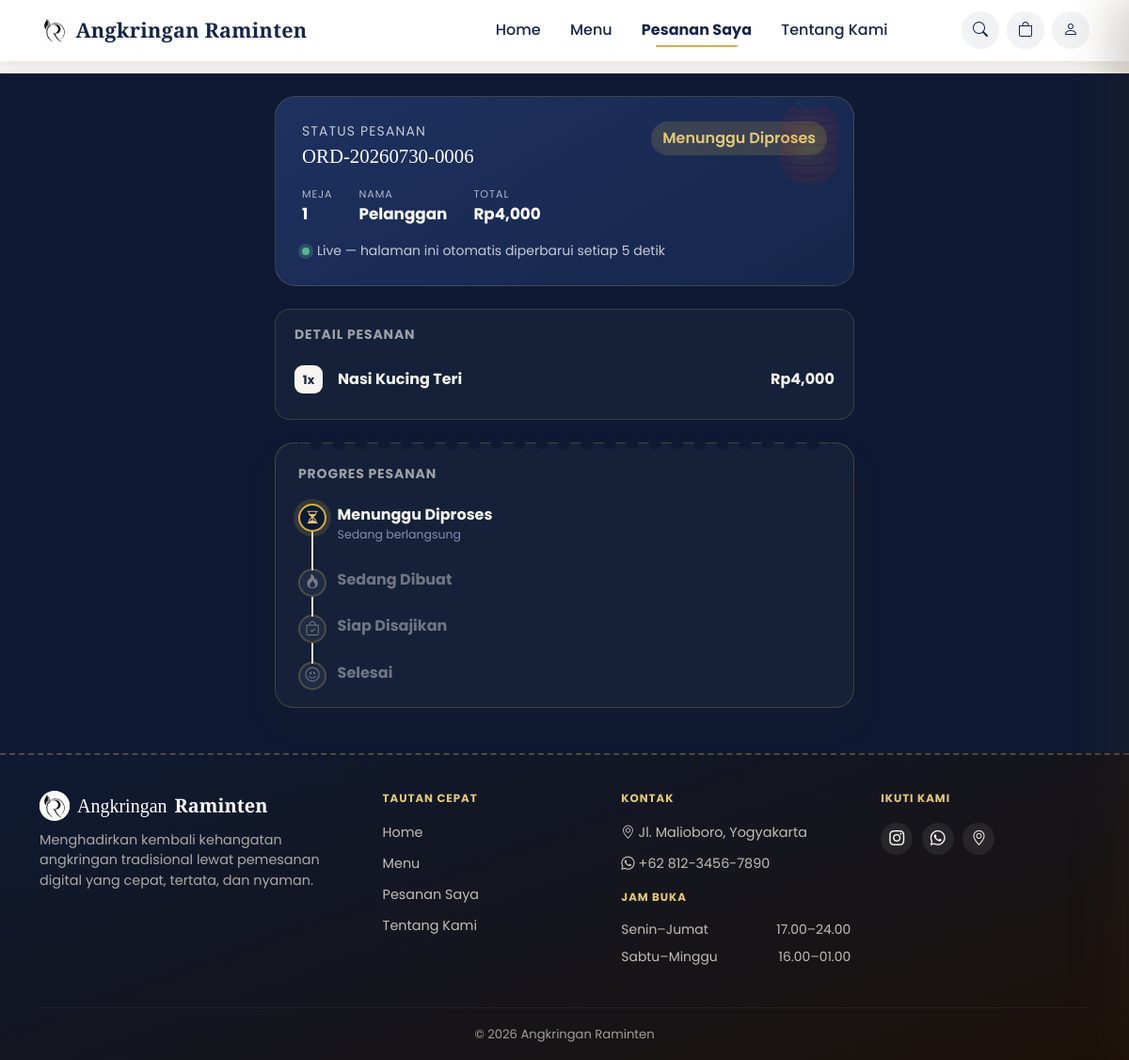
The app's page /status/6 with its own data.
### models/order.py (models this page shows, shortened)
class Order(db.Model):
    __tablename__ = "orders"
    id = db.Column(db.Integer, primary_key=True)
    order_number = db.Column(db.String(30), unique=True, nullable=True)
    table_id = db.Column(db.Integer, db.ForeignKey("tables.id"), nullable=True)
    table_number = db.Column(db.Integer, nullable=False)
    customer_name = db.Column(db.String(100), default="Pelanggan")
    customer_phone = db.Column(db.String(30), default="")
    note = db.Column(db.String(255), default="")
    _status = db.Column("status", db.String(30), default=STATUS_FLOW[0])
    _payment_status = db.Column("payment_status", db.String(20), default=PAYMENT_BELUM_DIBAYAR)
    payment_method = db.Column(db.String(20), default="QRIS")
    paid_at = db.Column(db.DateTime, nullable=True)
    created_at = db.Column(db.DateTime, default=datetime.utcnow)
    updated_at = db.Column(db.DateTime, default=datetime.utcnow, onupdate=datetime.utcnow)
    items = db.relationship("OrderItem", backref="order", lazy=True, cascade="all, delete-orphan")
    transaction = db.relationship("Transaction", backref="order", uselist=False, cascade="all, delete-orphan")
    @property
    def status(self):
        return self._status
    @status.setter
    def status(self, value):
        if value not in STATUS_FLOW:
            raise ValueError(f"Status pesanan '{value}' tidak valid.")
        self._status = value
        self.updated_at = datetime.utcnow()
    @property
    def payment_status(self):
        return self._payment_status
    @payment_status.setter
    def payment_status(self, value):
        if value not in PAYMENT_STATUS_FLOW:
            raise ValueError(f"Status pembayaran '{value}' tidak valid.")
        self._payment_status = value
    @property
    def total_price(self):
        return sum(item.subtotal for item in self.items)
    @property
    def status_index(self):
        return STATUS_FLOW.index(self._status)

class OrderItem(db.Model):
    __tablename__ = "order_items"
    id = db.Column(db.Integer, primary_key=True)
    order_id = db.Column(db.Integer, db.ForeignKey("orders.id"), nullable=False)
    menu_item_id = db.Column(db.Integer, db.ForeignKey("menu_items.id"), nullable=False)
    quantity = db.Column(db.Integer, default=1)
    price_at_order = db.Column(db.Float, nullable=False)
    @property
    def subtotal(self):
        return self.quantity * self.price_at_order

### models/menu.py (models this page shows, shortened)
class MenuItem(db.Model):
    __tablename__ = "menu_items"
    id = db.Column(db.Integer, primary_key=True)
    name = db.Column(db.String(100), nullable=False)
    _price = db.Column("price", db.Float, nullable=False)
    category = db.Column(db.String(20), nullable=False)  # Makanan / Minuman / Cemilan
    description = db.Column(db.String(255), default="")
    image = db.Column(db.String(255), default="default-menu.jpg")
    is_available = db.Column(db.Boolean, default=True)
    order_items = db.relationship("OrderItem", backref="menu_item", lazy=True)
    @property
    def price(self):
        return self._price
    @price.setter
    def price(self, value):
        if value is None or value < 0:
            raise ValueError("Harga menu tidak boleh negatif.")
        self._price = value

### routes/customer.py (the view)
@customer_bp.route("/status")
@customer_bp.route("/status/<int:order_id>")
def status(order_id=None):
    if order_id is None:
        order_id = session.get("last_order_id")
        if not order_id:
            flash("Belum ada pesanan yang bisa dilacak.", "info")
            return redirect(url_for("customer.menu"))
    order = Order.query.get_or_404(order_id)
    return render_template("customer/status.html", order=order)

### templates/customer/status.html (shortened to what this page needs)
{% extends "customer/base.html" %}
{% block content %}
<div class="page-dark">
<div class="container py-4" style="max-width:640px;">
  <div id="trackingView" class="{{ 'd-none' if order.status == 'Selesai' else '' }}">
    <div class="status-hero-card mb-4">
      <div class="status-hero-top">
        <div>
          <div class="text-uppercase small opacity-75" style="letter-spacing:.08em;">Status Pesanan</div>
          <div class="status-hero-order">{{ order.order_number }}</div>
        </div>
        <span class="badge-status {{ ['menunggu','dibuat','siap','selesai'][order.status_index] }} fs-6" id="status-text">
          {{ order.status }}
        </span>
      </div>
      <div class="status-hero-meta">
        <div><div class="meta-label">Meja</div><div class="meta-value" id="s-table">{{ order.table_number }}</div></div>
        <div><div class="meta-label">Nama</div><div class="meta-value" id="s-name">{{ order.customer_name }}</div></div>
        <div><div class="meta-label">Total</div><div class="meta-value" id="s-total">Rp{{ '{:,.0f}'.format(order.total_price) }}</div></div>
      </div>
      <div class="mt-3 small d-flex align-items-center gap-2 opacity-75">
        <span class="live-dot"></span> Live &mdash; halaman ini otomatis diperbarui setiap 5 detik
      </div>
    </div>
    <div class="order-items-mini mb-4">
      <h6 class="text-uppercase small fw-bold text-muted mb-3" style="letter-spacing:.06em;">Detail Pesanan</h6>
      <div id="s-items">
        {% for item in order.items %}
        <div class="order-line-item">
          <div class="d-flex align-items-center gap-3">
            <div class="order-line-qty">{{ item.quantity }}x</div>
            <div class="fw-bold">{{ item.menu_item.name }}</div>
          </div>
          <span class="fw-bold">Rp{{ '{:,.0f}'.format(item.subtotal) }}</span>
        </div>
        {% endfor %}
      </div>
    </div>
    <div class="ticket-card p-4">
      <h6 class="text-uppercase small fw-bold text-muted mb-4" style="letter-spacing:.06em;">Progres Pesanan</h6>
      {% set steps = [
        ('Menunggu Diproses', 'bi-hourglass-split'),
        ('Sedang Dibuat', 'bi-fire'),
        ('Siap Disajikan', 'bi-bag-check'),
        ('Selesai', 'bi-emoji-smile')
      ] %}
      <ul class="timeline-vert" id="status-track">
        {% for label, icon in steps %}
        <li class="{{ 'done' if order.status_index > loop.index0 else ('active' if order.status_index == loop.index0 else '') }}" data-step="{{ loop.index0 }}">
          <span class="t-dot"><i class="bi {{ icon }}"></i></span>
          <div class="t-title">{{ label }}</div>
          {% if order.status_index == loop.index0 %}<div class="t-time">Sedang berlangsung</div>{% endif %}
        </li>
        {% endfor %}
      </ul>
    </div>
  </div>
</div>
</div>
{% endblock %}

### records on screen
Order: order_number "ORD-20260730-0006", status "Menunggu Diproses", table_number "1", customer_name "Pelanggan"
OrderItem: total_price "4,000", quantity "1", menu_item.name "Nasi Kucing Teri", subtotal "4,000"

### other values on screen
{{ label }} "Menunggu Diproses" "Sedang Dibuat" "Siap Disajikan" "Selesai"
{{ contact.address }} "Jl. Malioboro, Yogyakarta"
{{ contact.whatsapp_display }} "+62 812-3456-7890"
